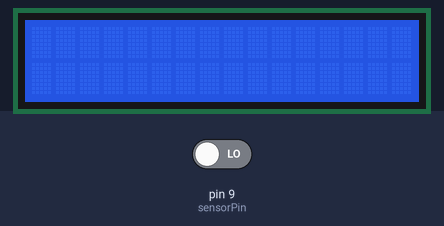
Simulated run of this sketch. Board: Arduino Uno, built with avr-gcc and run on an emulated ATmega328P. On the bench: 16×2 character LCD. Inputs (shaded band) come from the test bench; at power-on: pin 9 (sensorPin) LOW.

Above: at 1.2 s.
1.3 s: pin 9 (sensorPin) driven HIGH
At 2.3 s:
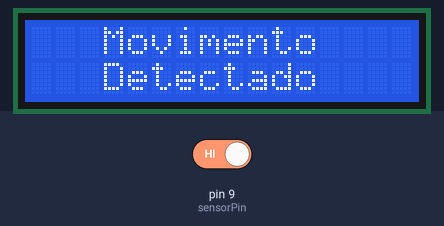
2.8 s: pin 9 (sensorPin) driven LOW
At 3.4 s:
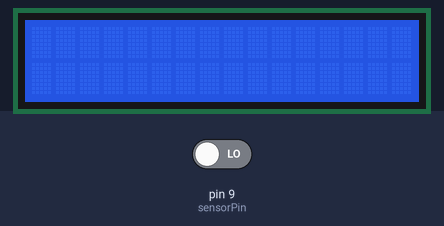
Timing chart, 0 to 5.8 s (numbered marks = the images above; inputs shaded):
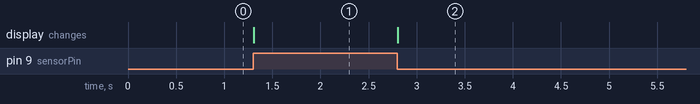

The sketch:

exercicio3.ino
```cpp
#include <LiquidCrystal.h>

const int sensorPin = 9;
const int ledPin = 10;

//configura os pinos que estão ligados ao display lcd.
LiquidCrystal display(12, 11, 5, 4, 3, 2);

int leitura;

void setup(){
  display.begin(16, 2);
  //define as dimensões do display lcd.
  Serial.begin(9600);

}

void loop(){
  leitura = digitalRead(sensorPin);
  //armazena o estado do sensor na variével 'leitura'.

  if(leitura == HIGH){
    //caso o sensor detecte movimento, uma mensagem é exibida no display e o led acende.
  	digitalWrite(ledPin, HIGH);

    display.setCursor(3, 0);
    display.print("Movimento");

    display.setCursor(3, 1);
    display.print("Detectado");
  }else{
    //caso contrário o display é limpo e o led desliga.
  	digitalWrite(ledPin, LOW);
    display.clear();

  }
}
```

Measured:
- after the input at 1.3 s, the display: changes at once (image 1)
- after the input at 2.8 s, the display: changes at once (image 2)
